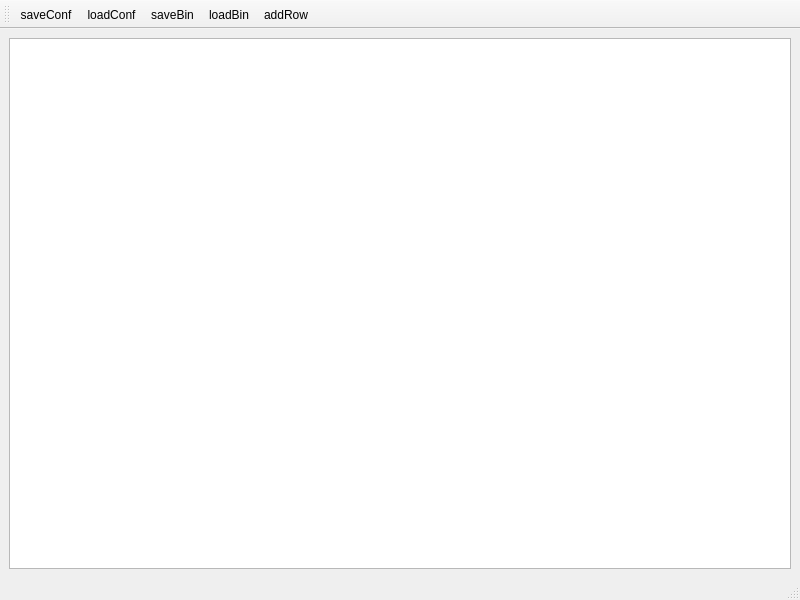
<?xml version="1.0" encoding="UTF-8"?>
<ui version="4.0">
 <class>MainWindow</class>
 <widget class="QMainWindow" name="MainWindow">
  <property name="geometry">
   <rect>
    <x>0</x>
    <y>0</y>
    <width>800</width>
    <height>600</height>
   </rect>
  </property>
  <property name="windowTitle">
   <string>MainWindow</string>
  </property>
  <widget class="QWidget" name="centralwidget">
   <layout class="QVBoxLayout" name="verticalLayout">
    <item>
     <widget class="QTableView" name="tableView">
      <property name="dragEnabled">
       <bool>true</bool>
      </property>
      <property name="dragDropMode">
       <enum>QAbstractItemView::DragDrop</enum>
      </property>
     </widget>
    </item>
   </layout>
  </widget>
  <widget class="QMenuBar" name="menubar">
   <property name="geometry">
    <rect>
     <x>0</x>
     <y>0</y>
     <width>800</width>
     <height>19</height>
    </rect>
   </property>
  </widget>
  <widget class="QStatusBar" name="statusbar"/>
  <widget class="IBToolBar" name="toolBar">
   <property name="windowTitle">
    <string>toolBar</string>
   </property>
   <attribute name="toolBarArea">
    <enum>TopToolBarArea</enum>
   </attribute>
   <attribute name="toolBarBreak">
    <bool>false</bool>
   </attribute>
   <addaction name="actionSaveConf"/>
   <addaction name="actionLoadConf"/>
   <addaction name="actionSaveBin"/>
   <addaction name="actionLoadBin"/>
   <addaction name="actionAddRow"/>
  </widget>
  <action name="actionSaveConf">
   <property name="text">
    <string>saveConf</string>
   </property>
  </action>
  <action name="actionLoadConf">
   <property name="text">
    <string>loadConf</string>
   </property>
  </action>
  <action name="actionSaveBin">
   <property name="text">
    <string>saveBin</string>
   </property>
  </action>
  <action name="actionLoadBin">
   <property name="text">
    <string>loadBin</string>
   </property>
  </action>
  <action name="actionAddRow">
   <property name="icon">
    <iconset resource="../../../../templateQt5/lib/utils/stdicons.qrc">
     <normaloff>:/stdicons/add.png</normaloff>:/stdicons/add.png</iconset>
   </property>
   <property name="text">
    <string>addRow</string>
   </property>
  </action>
 </widget>
 <customwidgets>
  <customwidget>
   <class>IBToolBar</class>
   <extends>QToolBar</extends>
   <header>ibtoolbar.h</header>
  </customwidget>
 </customwidgets>
 <resources>
  <include location="../../../../templateQt5/lib/utils/stdicons.qrc"/>
 </resources>
 <connections/>
</ui>
